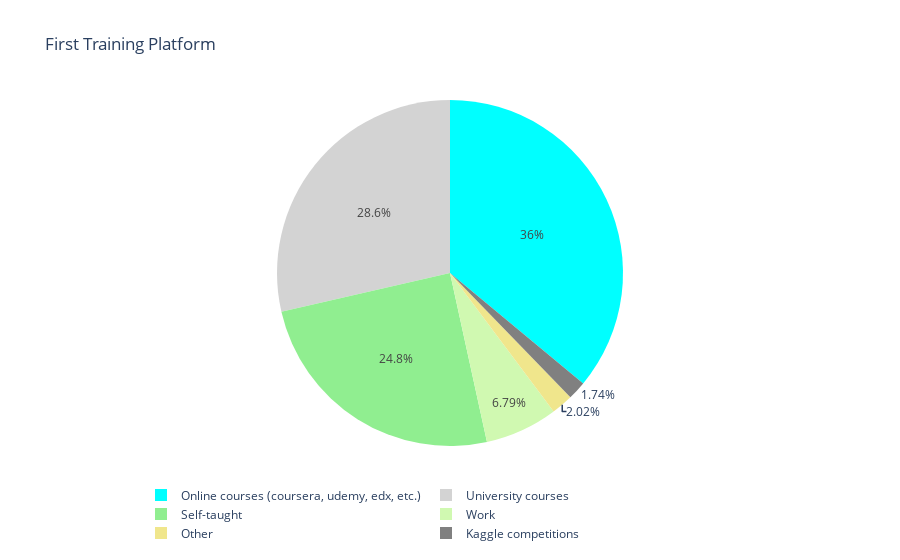

Notebook code cell kept with this figure:
### Markdown cell above
**We can say that online courses (MOOC) are mainstream training platforms of data science.**

### Code cell
train = mulchrep['FirstTrainingSelect'].value_counts()
label = train.index
size = train.values
colors = ['aqua', 'lightgrey', 'lightgreen', '#D0F9B1', 'khaki', 'grey']

trace = go.Pie(labels=label,
               values=size,
               marker=dict(colors=colors))

data = [trace]
layout=go.Layout(
    title='First Training Platform',
    legend=dict(orientation='h')
)

fig = go.Figure(data=data, layout=layout)
po.iplot(fig)

### Figure 1 — Plotly figure (JSON) as saved in the notebook; plotly's stock layout.template omitted (floating-point values rounded to 4 significant figures)
{"data": [{"labels": ["Online courses (coursera, udemy, edx, etc.)", "University courses", "Self-taught", "Work", "Other", "Kaggle competitions"], "marker": {"colors": ["aqua", "lightgrey", "lightgreen", "#D0F9B1", "khaki", "grey"]}, "type": "pie", "values": [5159, 4096, 3558, 973, 290, 249]}], "layout": {"legend": {"orientation": "h"}, "title": {"text": "First Training Platform"}}}
